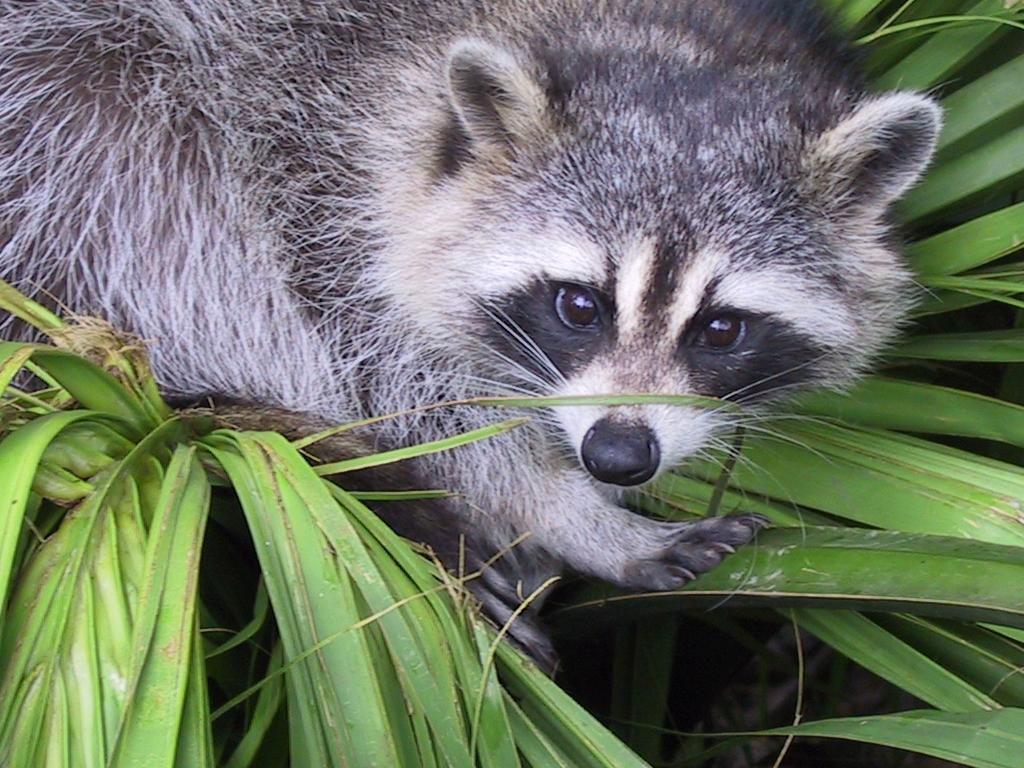
#> input picture python-01/ex03/animal.jpeg, 1024 x 768 px
$ python zoom.py animal.jpeg
#> lines starting #> are read from the running program, lines starting #| are printed output that depends on the picture
### python-01/ex03/load_image.py
import numpy as np
from PIL import Image


# function that loads an image from a file into a numpy array
# and prints its shape and returns the array
def ft_load(path: str) -> np.array:
    try:
        if type(path) is not str:
            raise TypeError("Path must be a string")
        if path == "":
            raise ValueError("Path must not be empty")
        if not path.endswith(".jpg") and not path.endswith(".jpeg"):
            raise ValueError("Path must be a .jpg or .jpeg file")
        image = np.array(Image.open(path))
        print("The shape of the is : ", image.shape)

        return np.array(image)

    except Exception as e:
        print(e)
        return ""

### python-01/ex03/zoom.py
import numpy as np
from PIL import Image
from load_image import ft_load
import matplotlib.pyplot as plt
import sys


# function that takes an image as input and displays it,
# then crops it to a square of size 400x400 pixels,
# and finally displays the cropped image in grayscale.
# The function should display the original image and the cropped image
# in two separate windows.
# The function should also print the shape of the original
# image and the shape of the cropped image in the console.
def zoomin(image):
#> called with image = 'animal.jpeg'
    try:
        img = Image.open(image)
#> img is the input picture: PIL image 1024x768 RGB; mean R, G, B 110.7, 117.7, 102.1
        print(ft_load(image))
#| The shape of the is :  (768, 1024, 3)
        img.show()
        # Define the crop rectangle
        left = 400
        upper = 100
        size = 400  # size of the square
        zoomed_img = img.crop((left, upper, left + size, upper + size))
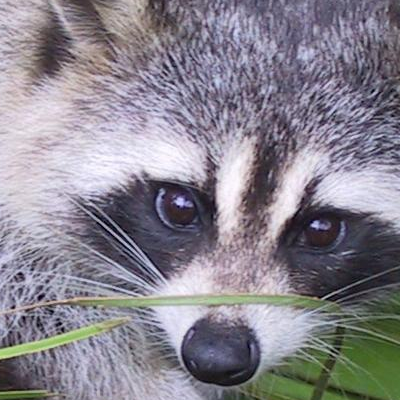
#> zoomed_img: PIL image 400x400 RGB; mean R, G, B 136.6, 132.5, 142.6

        zoomed_img.show()
        # [4 lines of commented-out code are left out]
        print("no color image shape: ")
        gray_img = zoomed_img.convert("L")
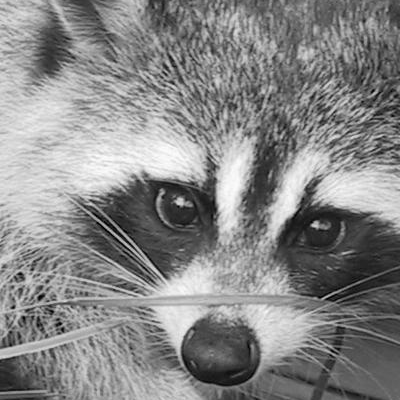
#> gray_img: PIL image 400x400 L; min 0, max 253, mean 134.9
        gray_img.show()
        gray_img_arr = np.expand_dims(np.array(gray_img), axis=-1)
        print(f"New shape after cropping: {gray_img_arr.shape}")
#| New shape after cropping: (400, 400, 1)
        print(gray_img_arr)
#> (printed output is left out)

        plt.imshow(gray_img, cmap='gray')
        plt.title("Zoomed Image")
        plt.axis('on')
        plt.show()

    except FileNotFoundError:
        print("The image file was not found.")
    except Exception as e:
        print(f"An error occurred: {e}")


def main():
    zoomin(sys.argv[1])


if __name__ == "__main__":
    main()
